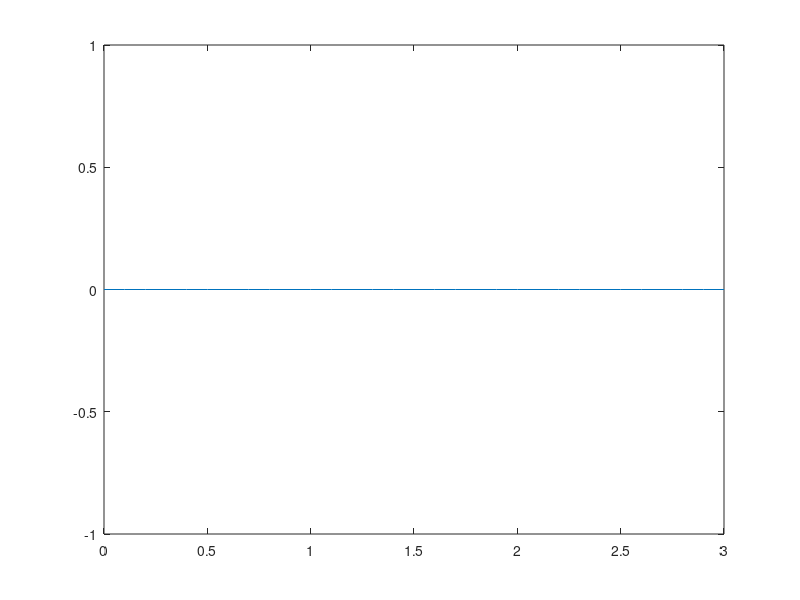

The MATLAB source for this figure:
xlim([0 3])
ylim([0 5])
[x, f] = ginput(10)

p_2 = polyfit(x, f, 2);

plot(x, f, 'o');
hold on;

x_plot = 0:0.1:3;
plot(x_plot, polyval(p_2, x_plot));